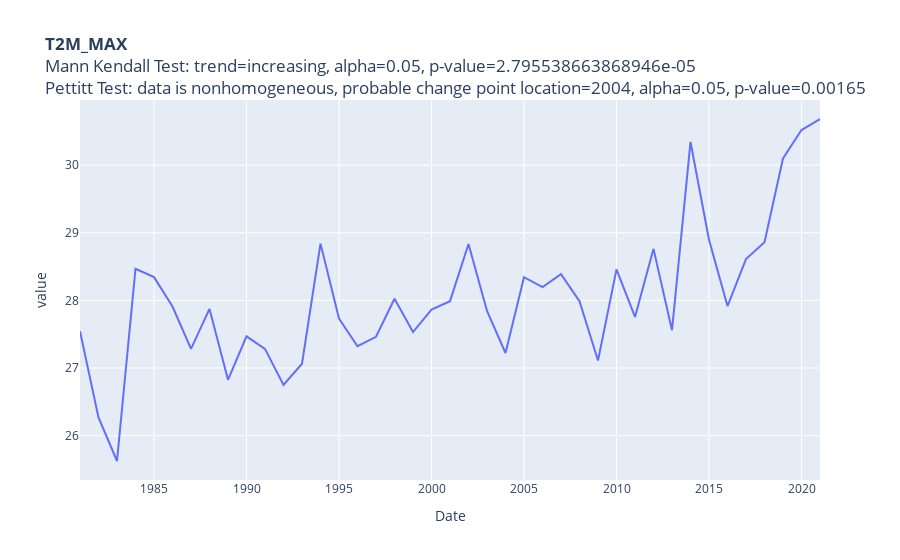

Notebook code cell kept with this figure:
### Code cell
df_aux = df[['Date', atributo]].copy()
df_aux['Date'] = (df_aux['Date'].astype(str)+'-01-01').apply(pd.to_datetime)
df_aux.index = df_aux['Date']
df_aux = df_aux[[atributo]].astype(float)
result_mk = mk.original_test(df_aux)
result_pettitt = hg.pettitt_test(df_aux)

title1 = 'Mann Kendall Test: trend='+result_mk.trend+', alpha=0.05'+', p-value='+str(result_mk.p)
title2 = None
if result_pettitt.h:
    title2 = 'Pettitt Test: data is nonhomogeneous, probable change point location='+result_pettitt.cp[:4]+', alpha=0.05'+', p-value='+str(result_pettitt.p)
else:
    title2 = 'Pettitt Test: data is homogeneous, alpha=0.05'+', p-value='+str(result_pettitt.p)

title = title1+'<br>'+title2

myFile = io.StringIO()

mode = ["toImage",    "sendDataToCloud",    "zoom2d",    "pan2d",    "select2d",    "lasso2d",    "zoomIn2d",    "zoomOut2d",
    "autoScale2d",
    "resetScale2d",
    "hoverClosestCartesian",
    "hoverCompareCartesian",
    "zoom3d",
]

fig = px.line(df, x="Date", y=[atributo], title='<b>'+atributo+'</b>'+'<br>'+title)
fig.update_layout(showlegend=False)
fig.write_html(myFile, config = {'displaylogo': False})
html = myFile.getvalue()  

fig

### Figure 1 — Plotly figure (JSON) as saved in the notebook; plotly's stock layout.template omitted (floating-point values rounded to 4 significant figures)
{"data": [{"hovertemplate": "variable=T2M_MAX<br>Date=%{x}<br>value=%{y}<extra></extra>", "legendgroup": "T2M_MAX", "line": {"color": "#636efa", "dash": "solid"}, "marker": {"symbol": "circle"}, "mode": "lines", "name": "T2M_MAX", "orientation": "v", "showlegend": true, "type": "scatter", "x": [1981, 1982, 1983, 1984, 1985, 1986, 1987, 1988, 1989, 1990, 1991, 1992, 1993, 1994, 1995, 1996, 1997, 1998, 1999, 2000, 2001, 2002, 2003, 2004, 2005, 2006, 2007, 2008, 2009, 2010, 2011, 2012, 2013, 2014, 2015, 2016, 2017, 2018, 2019, 2020, 2021], "xaxis": "x", "y": [27.54, 26.27, 25.63, 28.47, 28.34, 27.91, 27.28, 27.87, 26.83, 27.47, 27.28, 26.75, 27.06, 28.84, 27.73, 27.32, 27.46, 28.03, 27.53, 27.86, 27.99, 28.83, 27.84, 27.22, 28.34, 28.2, 28.39, 27.99, 27.11, 28.46, 27.76, 28.76, 27.56, 30.34, 28.9, 27.92, 28.61, 28.86, 30.1, 30.52, 30.68], "yaxis": "y"}], "layout": {"legend": {"title": {"text": "variable"}, "tracegroupgap": 0}, "showlegend": false, "title": {"text": "<b>T2M_MAX</b><br>Mann Kendall Test: trend=increasing, alpha=0.05, p-value=2.795538663868946e-05<br>Pettitt Test: data is nonhomogeneous, probable change point location=2004, alpha=0.05, p-value=0.00165"}, "xaxis": {"anchor": "y", "domain": [0, 1], "title": {"text": "Date"}}, "yaxis": {"anchor": "x", "domain": [0, 1], "title": {"text": "value"}}}}
